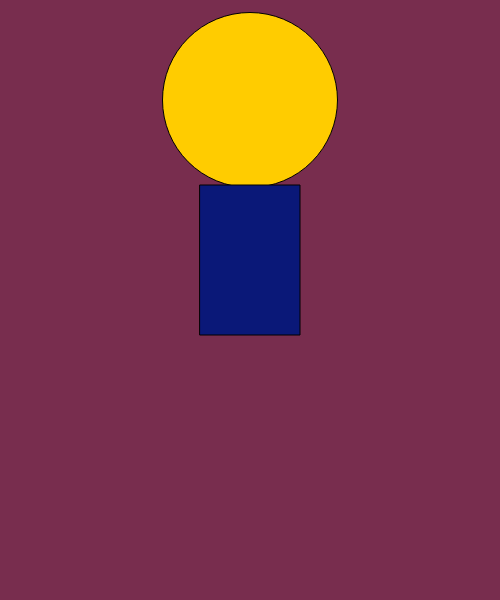
Frame 1 (no input)
Frame 60 (no input): identical to frame 1, image omitted
Frame 120 (the mouse pressed at the canvas centre since frame 60): identical to frame 1, image omitted

The p5.js sketch that drew this single still picture (run headless with seeded random() and noise() and a simulated clock; from frame 60 on, the mouse is pressed at the canvas centre):

// p5.js sketch
// ── sketch.js
function setup()
{
    createCanvas(500, 600);
}

function draw()
{
    background(120,45,78);
    fill(255, 204, 0);
    circle(250,100,175);
    fill(10, 24, 120);
    rect(200,185,100,150);
}
